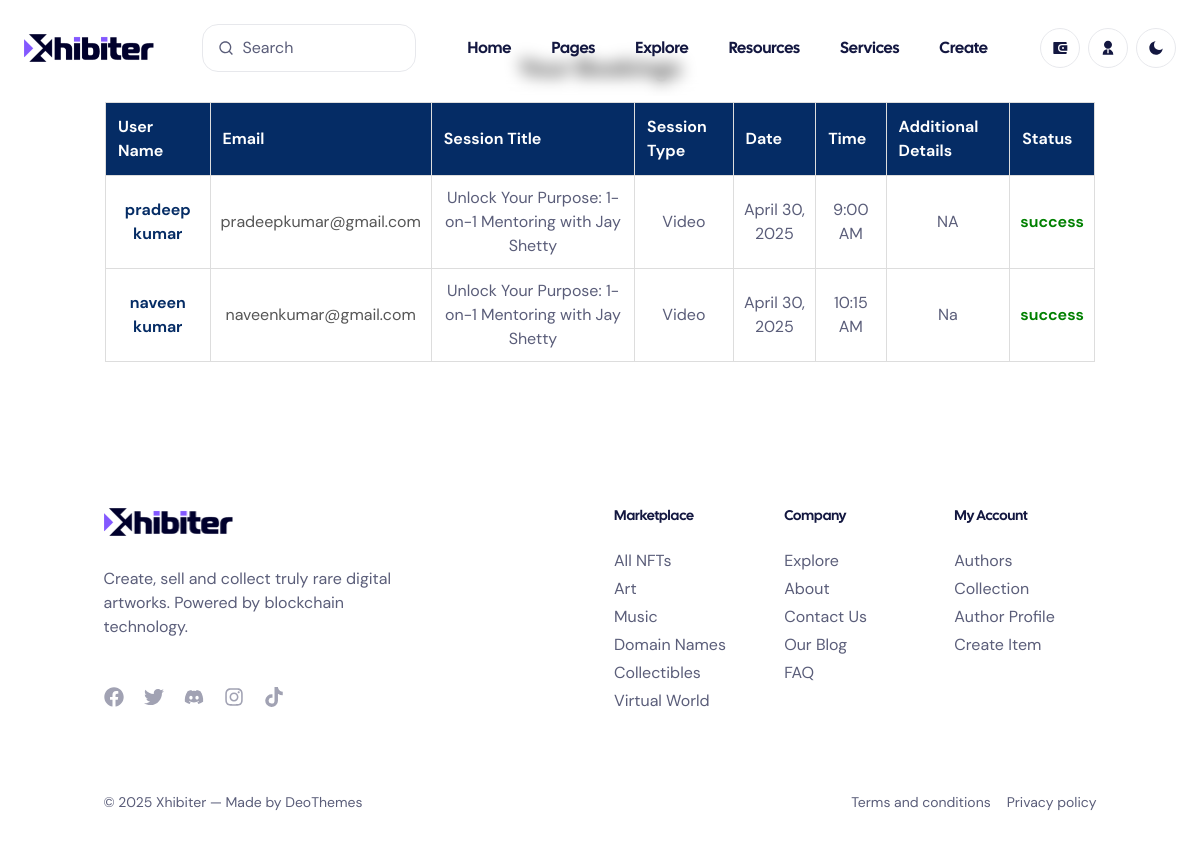
Page /creator/bookings/ (signed in) on the earlier database version.
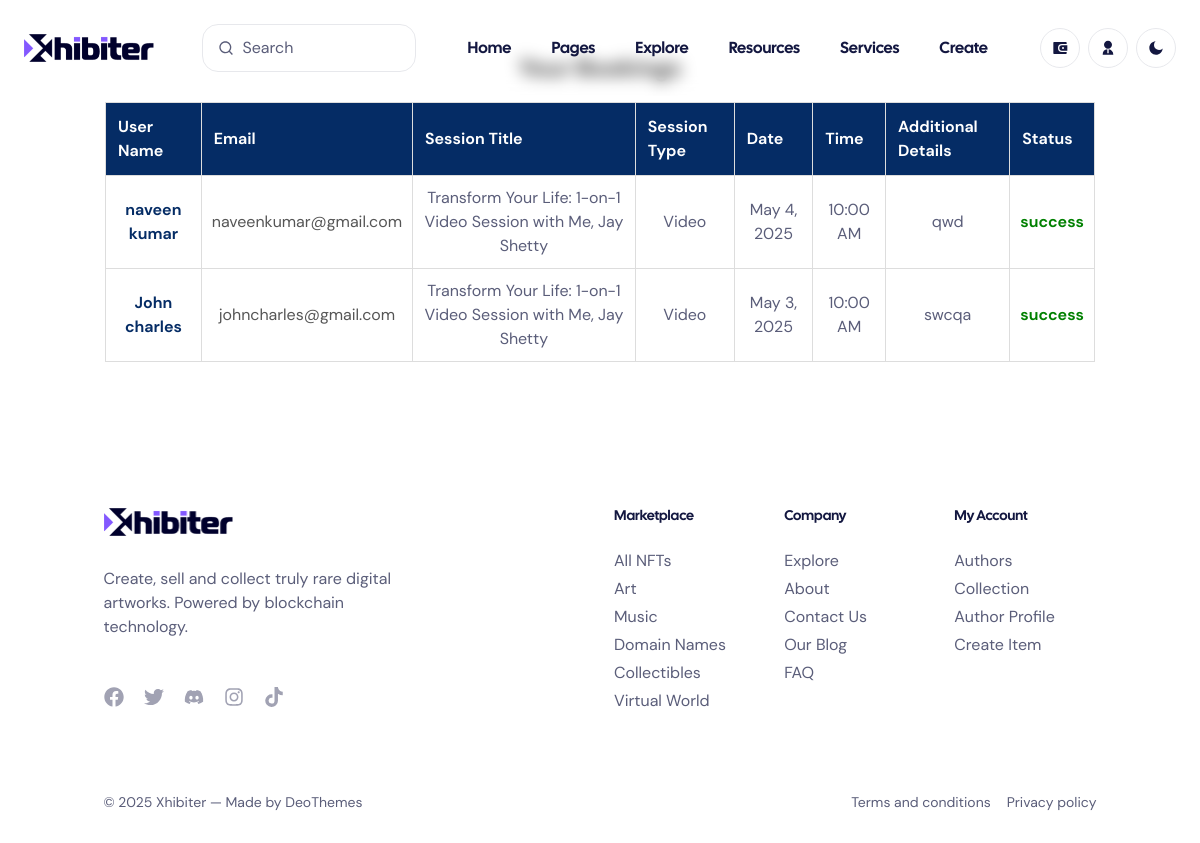
Same page on the later database version.
### myapp/models.py (models this page shows, shortened)
class UserProfile(AbstractBaseUser,PermissionsMixin):
    firstname = models.CharField(max_length=100)
    lastname = models.CharField(max_length=100)
    email = models.EmailField(unique=True)
    contact_number = models.CharField(max_length=15)
    youtubelink = models.URLField(max_length=300,null=True, blank=True)
    instagramlink = models.URLField(max_length=300,null=True, blank=True)
    subscribersCount = models.BigIntegerField(null=True, blank=True)
    followersCount = models.BigIntegerField(null=True, blank=True)
    password = models.CharField(max_length=255)
    is_active = models.BooleanField(default=True)
    is_staff = models.BooleanField(default=False)
    is_creator = models.BooleanField(default=False)
    delete1 = models.IntegerField(default=0)
    yourusername = models.CharField(max_length=100,null=True,blank=True)
    profile_picture = models.ImageField(upload_to='profiles/', blank=True, null=True)
    displayname = models.CharField(max_length=100,null=True,blank=True)
    introduction = models.CharField(max_length=500,null=True,blank=True)
    aboutyourself = models.CharField(max_length=500,null=True,blank=True)
    dob = models.DateField(null=True,blank=True)
    state = models.CharField(max_length=50,null=True,blank=True)
    city = models.CharField(max_length=50,null=True,blank=True)
    personalAddress = models.CharField(max_length=500,null=True,blank=True)
    officeAddress = models.CharField(max_length=500,null=True,blank=True)
    alternateContactNumber = models.CharField(max_length=11,null=True,blank=True)
    alternateEmail = models.CharField(max_length=50,null=True,blank=True)
    slug = models.SlugField(unique=True, blank=True, null=True)  # NEW
    objects = UserProfileManager()
    USERNAME_FIELD = 'email'
    REQUIRED_FIELDS = ['contact_number']

class BookingStatus(models.Model):
    session_id = models.IntegerField(null=True,blank=True)
    session_title =  models.CharField(max_length=255,null=True,blank=True)
    session_name = models.CharField(max_length=7,null=True,blank=True)
    selectedTime = models.TimeField(null=True,blank=True)
    selectedDate = models.DateField(null=True,blank=True)
    additionalDetails = models.TextField(null=True,blank=True)
    status = models.CharField(max_length=7,null=True,blank=True)
    user_id = models.IntegerField(null=True,blank=True)
    creator_id  = models.IntegerField(null=True,blank=True)

### myapp/views.py (the view)
# urls.py: path('creator/bookings/', views.creator_bookings, name='creator/bookings'),
@login_required
def creator_bookings(request):
    try:
        profile = UserProfile.objects.get(id=request.user.id)
    except UserProfile.DoesNotExist:
        raise Http404("Page not found.")
    if not profile.is_creator:
        raise Http404("Page not found.")
    creator_id = request.user.id
    bookings = BookingStatus.objects.filter(creator_id=creator_id)
    user_bookings = {}
    def format_time(time_obj):
        if isinstance(time_obj, time):  # Check if it's a datetime.time object
            hour = time_obj.hour
            minute = time_obj.minute
            if hour == 0:
                return f"12:{minute:02d} AM"  # Midnight
            elif hour < 12:
                return f"{hour}:{minute:02d} AM"  # Morning (AM)
            elif hour == 12:
                return f"12:{minute:02d} PM"  # Noon
            else:
                return f"{hour - 12}:{minute:02d} PM"  # Afternoon/Evening (PM)
        return time_obj
    for booking in bookings:
        user = UserProfile.objects.filter(id=booking.user_id).first()
        if not user:
            continue
        session_id = booking.session_id
        session_name = booking.session_name
        session = None
        if session_name == "Video":
            session = ServiceVideoForm.objects.filter(id=session_id).first()
        elif session_name == "Priority Demo":
            session = ServicePriorityDmForm.objects.filter(id=session_id).first()
        elif session_name == "Webinar":
            session = ServiceWebinarForm.objects.filter(id=session_id).first()
        if user not in user_bookings:
            user_bookings[user] = []
        user_bookings[user].append({
            "booking_id": booking.id,
            "session_name": booking.session_name,
            "selected_date": booking.selectedDate,
            "selected_time": format_time(booking.selectedTime),
            "status": booking.status,
            'additional_details':booking.additionalDetails if booking.additionalDetails else "NA",
            "session_title": booking.session_title if session else "Session Not Found"
        })
    return render(request, 'creator-bookings.html', {
        "user_bookings": user_bookings,
    })

### templates/creator-bookings.html
{% extends 'base.html' %}
{% block content %}
<section  style="padding: 50px;">
    <h2 style="text-align: center; font-size: 24px; font-weight: bold; color: #333; margin-bottom: 16px;">
        Your Bookings
    </h2>
    {% if user_bookings %}
        <div style="max-width: 90%; margin: auto; overflow-x: auto;">
            <table style="width: 100%; border-collapse: collapse; border: 1px solid #ddd; box-shadow: 0px 2px 10px rgba(0, 0, 0, 0.1);">
                <thead>
                    <tr style="background-color: #052c65; color: white; text-align: left;">
                        <th style="border: 1px solid #ddd; padding: 12px;">User Name</th>
                        <th style="border: 1px solid #ddd; padding: 12px;">Email</th>
                        <th style="border: 1px solid #ddd; padding: 12px;">Session Title</th>
                        <th style="border: 1px solid #ddd; padding: 12px;">Session Type</th>
                        <th style="border: 1px solid #ddd; padding: 12px;">Date</th>
                        <th style="border: 1px solid #ddd; padding: 12px;">Time</th>
                        <th style="border: 1px solid #ddd; padding: 12px;">Additional Details</th>
                        <th style="border: 1px solid #ddd; padding: 12px;">Status</th>
                    </tr>
                </thead>
                <tbody>
                    {% for user, bookings in user_bookings.items %}
                        {% for entry in bookings %}
                            <tr style="text-align: center; border-bottom: 1px solid #ddd;">
                                {% if forloop.first %}
                                    <td style="border: 1px solid #ddd; padding: 10px; font-weight: bold; color: #052c65;" rowspan="{{ bookings|length }}">
                                        {{ user.firstname }}  {{ user.lastname }}
                                    </td>
                                    <td style="border: 1px solid #ddd; padding: 10px; color: #555;" rowspan="{{ bookings|length }}">
                                        {{ user.email }}
                                    </td>
                                {% endif %}
                                <td style="border: 1px solid #ddd; padding: 10px;">{{ entry.session_title }}</td>
                                <td style="border: 1px solid #ddd; padding: 10px;">{{ entry.session_name }}</td>
                                <td style="border: 1px solid #ddd; padding: 10px;">{{ entry.selected_date }}</td>
                                <td style="border: 1px solid #ddd; padding: 10px;">{{ entry.selected_time }}</td>
                                <td style="border: 1px solid #ddd; padding: 10px;">{{ entry.additional_details }}</td>
                                <td style="border: 1px solid #ddd; padding: 10px; font-weight: bold; color: {% if entry.status == 'success' %}green{% else %}red{% endif %};">
                                    {{ entry.status }}
                                </td>
                            </tr>
                        {% endfor %}
                    {% endfor %}
                </tbody>
            </table>
        </div>
    {% else %}
    <h2 style="text-align: center; font-size: 24px; font-weight: bold; color:red; margin-bottom: 16px;">
        No Bookings Found
     </h2>
         {% endif %}
</section>
{% endblock %}

Differences in the rows shown:
no longer on this page (row edited): UserProfile: firstname "pradeep", lastname "kumar", email "pradeepkumar@gmail.com", selected_time "9:00 AM"
removed BookingStatus: session_title "Unlock Your Purpose: 1-on-1 Mentoring with Jay Shetty", session_name "Video", selected_date "April 30, 2025", additional_details "NA", status "success"
removed BookingStatus: session_title "Unlock Your Purpose: 1-on-1 Mentoring with Jay Shetty", session_name "Video", selected_date "April 30, 2025", additional_details "Na", status "success"
added BookingStatus: session_title "Transform Your Life: 1-on-1 Video Session with Me, Jay Shetty", session_name "Video", selected_date "May 4, 2025", additional_details "qwd", status "success"
now on this page (row edited): UserProfile: firstname "John", lastname "charles", email "johncharles@gmail.com", selected_time "10:00 AM"
added BookingStatus: session_title "Transform Your Life: 1-on-1 Video Session with Me, Jay Shetty", session_name "Video", selected_date "May 3, 2025", additional_details "swcqa", status "success"
Other differences:
new list line: "naveen kumar naveenkumar@gmail.com 10:00 AM"
list line gone: "naveen kumar naveenkumar@gmail.com 10:15 AM"
